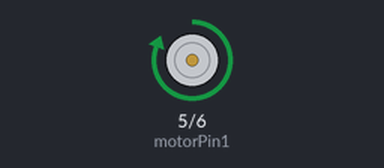
Bench run of a sketch on a simulated Arduino Uno, built with avr-gcc and run on an emulated ATmega328P. Shown: motor-driver pin pairs drawn as motors (green arrow = first pin HIGH = forward, orange = second pin HIGH = backward, longer = more drive).

Above: at 0.1 s.
At 2.1 s:
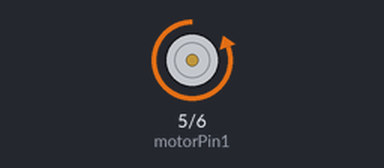
At 4.1 s:
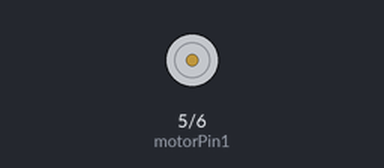
Timing chart, 0 to 5.6 s (numbered marks = the images above):
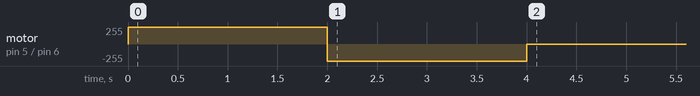

The sketch:

Motor.ino
```cpp
const int motorPin1 = 5;
const int motorPin2 = 6;

void setup()
{
  pinMode(motorPin1, OUTPUT);
  pinMode(motorPin2, OUTPUT);
  /*Motor A anticlockwise for 2 secs*/
  digitalWrite(motorPin1, HIGH);
  digitalWrite(motorPin2, LOW);
  delay(2000);
  /*Motor A clockwise for 2 secs*/
  digitalWrite(motorPin1, LOW);
  digitalWrite(motorPin2, HIGH);
  delay(2000);
  /*This code will stop motors*/
  digitalWrite(motorPin1, LOW);
  digitalWrite(motorPin2, LOW);
}

void loop()
{

}
```
